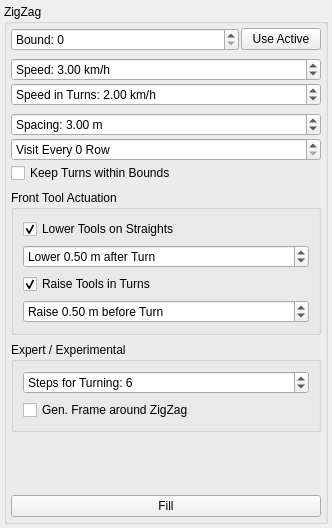
                  <widget class="QWidget" name="scrollAreaWidgetContents_4">
                   <property name="geometry">
                    <rect>
                     <x>0</x>
                     <y>0</y>
                     <width>332</width>
                     <height>528</height>
                    </rect>
                   </property>
                   <layout class="QVBoxLayout" name="verticalLayout_27">
                    <property name="spacing">
                     <number>2</number>
                    </property>
                    <property name="leftMargin">
                     <number>4</number>
                    </property>
                    <property name="topMargin">
                     <number>4</number>
                    </property>
                    <property name="rightMargin">
                     <number>4</number>
                    </property>
                    <property name="bottomMargin">
                     <number>4</number>
                    </property>
                    <item>
                     <widget class="QGroupBox" name="groupBox_20">
                      <property name="sizePolicy">
                       <sizepolicy hsizetype="Preferred" vsizetype="Minimum">
                        <horstretch>0</horstretch>
                        <verstretch>0</verstretch>
                       </sizepolicy>
                      </property>
                      <property name="title">
                       <string>ZigZag</string>
                      </property>
                      <layout class="QVBoxLayout" name="verticalLayout_28">
                       <property name="spacing">
                        <number>2</number>
                       </property>
                       <property name="leftMargin">
                        <number>4</number>
                       </property>
                       <property name="topMargin">
                        <number>4</number>
                       </property>
                       <property name="rightMargin">
                        <number>4</number>
                       </property>
                       <property name="bottomMargin">
                        <number>4</number>
                       </property>
                       <item>
                        <layout class="QHBoxLayout" name="horizontalLayout_17">
                         <item>
                          <widget class="QSpinBox" name="boundsRouteSpinBox">
                           <property name="sizePolicy">
                            <sizepolicy hsizetype="MinimumExpanding" vsizetype="Fixed">
                             <horstretch>0</horstretch>
                             <verstretch>0</verstretch>
                            </sizepolicy>
                           </property>
                           <property name="prefix">
                            <string>Bound: </string>
                           </property>
                          </widget>
                         </item>
                         <item>
                          <widget class="QPushButton" name="setBoundsRoutePushButton">
                           <property name="text">
                            <string>Use Active</string>
                           </property>
                          </widget>
                         </item>
                        </layout>
                       </item>
                       <item>
                        <spacer name="verticalSpacer_8">
                         <property name="orientation">
                          <enum>Qt::Orientation::Vertical</enum>
                         </property>
                         <property name="sizeType">
                          <enum>QSizePolicy::Policy::Fixed</enum>
                         </property>
                         <property name="sizeHint" stdset="0">
                          <size>
                           <width>20</width>
                           <height>5</height>
                          </size>
                         </property>
                        </spacer>
                       </item>
                       <item>
                        <widget class="QDoubleSpinBox" name="boundsFillSpeedSpinBox">
                         <property name="alignment">
                          <set>Qt::AlignmentFlag::AlignLeading|Qt::AlignmentFlag::AlignLeft|Qt::AlignmentFlag::AlignVCenter</set>
                         </property>
                         <property name="prefix">
                          <string>Speed: </string>
                         </property>
                         <property name="suffix">
                          <string> km/h</string>
                         </property>
                         <property name="value">
                          <double>3.000000000000000</double>
                         </property>
                        </widget>
                       </item>
                       <item>
                        <widget class="QDoubleSpinBox" name="boundsFillSpeedInTurnsSpinBox">
                         <property name="prefix">
                          <string>Speed in Turns: </string>
                         </property>
                         <property name="suffix">
                          <string> km/h</string>
                         </property>
                         <property name="value">
                          <double>2.000000000000000</double>
                         </property>
                        </widget>
                       </item>
                       <item>
                        <spacer name="verticalSpacer_7">
                         <property name="orientation">
                          <enum>Qt::Orientation::Vertical</enum>
                         </property>
                         <property name="sizeType">
                          <enum>QSizePolicy::Policy::Fixed</enum>
                         </property>
                         <property name="sizeHint" stdset="0">
                          <size>
                           <width>20</width>
                           <height>5</height>
                          </size>
                         </property>
                        </spacer>
                       </item>
                       <item>
                        <widget class="QDoubleSpinBox" name="boundsFillSpacingSpinBox">
                         <property name="prefix">
                          <string>Spacing: </string>
                         </property>
                         <property name="suffix">
                          <string> m</string>
                         </property>
                         <property name="minimum">
                          <double>1.000000000000000</double>
                         </property>
                         <property name="singleStep">
                          <double>0.100000000000000</double>
                         </property>
                         <property name="value">
                          <double>3.000000000000000</double>
                         </property>
                        </widget>
                       </item>
                       <item>
                        <widget class="QSpinBox" name="visitEverySpinBox">
                         <property name="suffix">
                          <string> Row</string>
                         </property>
                         <property name="prefix">
                          <string>Visit Every </string>
                         </property>
                         <property name="maximum">
                          <number>100</number>
                         </property>
                         <property name="singleStep">
                          <number>2</number>
                         </property>
                        </widget>
                       </item>
                       <item>
                        <widget class="QCheckBox" name="boundsFillKeepTurnsInBoundsCheckBox">
                         <property name="sizePolicy">
                          <sizepolicy hsizetype="Minimum" vsizetype="Fixed">
                           <horstretch>0</horstretch>
                           <verstretch>0</verstretch>
                          </sizepolicy>
                         </property>
                         <property name="text">
                          <string>Keep Turns within Bounds</string>
                         </property>
                         <property name="checked">
                          <bool>false</bool>
                         </property>
                        </widget>
                       </item>
                       <item>
                        <spacer name="verticalSpacer_11">
                         <property name="orientation">
                          <enum>Qt::Orientation::Vertical</enum>
                         </property>
                         <property name="sizeType">
                          <enum>QSizePolicy::Policy::Fixed</enum>
                         </property>
                         <property name="sizeHint" stdset="0">
                          <size>
                           <width>20</width>
                           <height>5</height>
                          </size>
                         </property>
                        </spacer>
                       </item>
                       <item>
                        <widget class="QGroupBox" name="groupBox_22">
                         <property name="title">
                          <string>Front Tool Actuation</string>
                         </property>
                         <layout class="QVBoxLayout" name="verticalLayout_30">
                          <item>
                           <widget class="QCheckBox" name="lowerToolsCheckBox">
                            <property name="text">
                             <string>Lower Tools on Straights</string>
                            </property>
                            <property name="checked">
                             <bool>true</bool>
                            </property>
                           </widget>
                          </item>
                          <item>
                           <widget class="QDoubleSpinBox" name="lowerToolsDistanceSpinBox">
                            <property name="prefix">
                             <string>Lower </string>
                            </property>
                            <property name="suffix">
                             <string> m after Turn</string>
                            </property>
                            <property name="singleStep">
                             <double>0.100000000000000</double>
                            </property>
                            <property name="value">
                             <double>0.500000000000000</double>
                            </property>
                           </widget>
                          </item>
                          <item>
                           <widget class="QCheckBox" name="raiseToolsCheckBox">
                            <property name="text">
                             <string>Raise Tools in Turns</string>
                            </property>
                            <property name="checked">
                             <bool>true</bool>
                            </property>
                           </widget>
                          </item>
                          <item>
                           <widget class="QDoubleSpinBox" name="raiseToolsDistanceSpinBox">
                            <property name="toolTip">
                             <string>Tools are lowered/raised this amount of meters after/before a turn</string>
                            </property>
                            <property name="prefix">
                             <string>Raise </string>
                            </property>
                            <property name="suffix">
                             <string> m before Turn</string>
                            </property>
                            <property name="decimals">
                             <number>2</number>
                            </property>
                            <property name="singleStep">
                             <double>0.100000000000000</double>
                            </property>
                            <property name="value">
                             <double>0.500000000000000</double>
                            </property>
                           </widget>
                          </item>
                         </layout>
                        </widget>
                       </item>
                       <item>
                        <spacer name="verticalSpacer_9">
                         <property name="orientation">
                          <enum>Qt::Orientation::Vertical</enum>
                         </property>
                         <property name="sizeType">
                          <enum>QSizePolicy::Policy::Fixed</enum>
                         </property>
                         <property name="sizeHint" stdset="0">
                          <size>
                           <width>20</width>
                           <height>5</height>
                          </size>
                         </property>
                        </spacer>
                       </item>
                       <item>
                        <widget class="QGroupBox" name="groupBox_21">
                         <property name="title">
                          <string>Expert / Experimental</string>
                         </property>
                         <property name="flat">
                          <bool>false</bool>
                         </property>
                         <property name="checkable">
                          <bool>false</bool>
                         </property>
                         <layout class="QVBoxLayout" name="verticalLayout_29">
                          <item>
                           <widget class="QSpinBox" name="stepsForTurningSpinBox">
                            <property name="prefix">
                             <string>Steps for Turning: </string>
                            </property>
                            <property name="value">
                             <number>6</number>
                            </property>
                           </widget>
                          </item>
                          <item>
                           <widget class="QCheckBox" name="generateFrameCheckBox">
                            <property name="text">
                             <string>Gen. Frame around ZigZag</string>
                            </property>
                           </widget>
                          </item>
                         </layout>
                        </widget>
                       </item>
                       <item>
                        <spacer name="verticalSpacer_6">
                         <property name="orientation">
                          <enum>Qt::Orientation::Vertical</enum>
                         </property>
                         <property name="sizeType">
                          <enum>QSizePolicy::Policy::Expanding</enum>
                         </property>
                         <property name="sizeHint" stdset="0">
                          <size>
                           <width>20</width>
                           <height>5</height>
                          </size>
                         </property>
                        </spacer>
                       </item>
                       <item>
                        <widget class="QPushButton" name="boundsFillPushButton">
                         <property name="sizePolicy">
                          <sizepolicy hsizetype="MinimumExpanding" vsizetype="Fixed">
                           <horstretch>0</horstretch>
                           <verstretch>0</verstretch>
                          </sizepolicy>
                         </property>
                         <property name="minimumSize">
                          <size>
                           <width>310</width>
                           <height>0</height>
                          </size>
                         </property>
                         <property name="text">
                          <string>Fill</string>
                         </property>
                        </widget>
                       </item>
                      </layout>
                     </widget>
                    </item>
                   </layout>
                  </widget>
